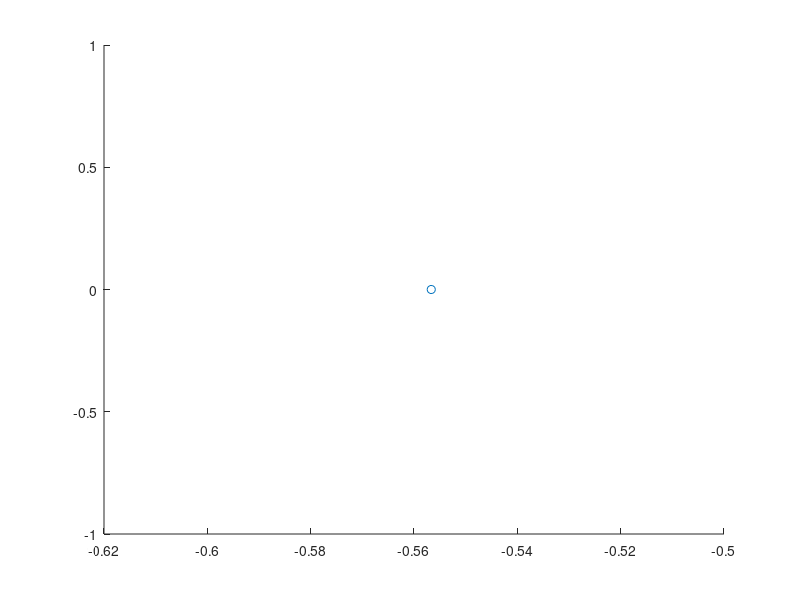

The MATLAB source for this figure: (Note: this script raises an error after producing the figure.)
clear; close all; clc;
X = [];
figHandle = []; 
numIters = 1000;
%%
figure
for iIter = 1:numIters
    e = randn(1);
    X = [X e];
    scatter(e, 0)
    hold on
    delete(figHandle)
    figHandle = histogram(X);
    drawnow
    title(['iter = ', num2str(iIter), ' / ', num2str(numIters)])
%     pause(0.01)

end
hold off